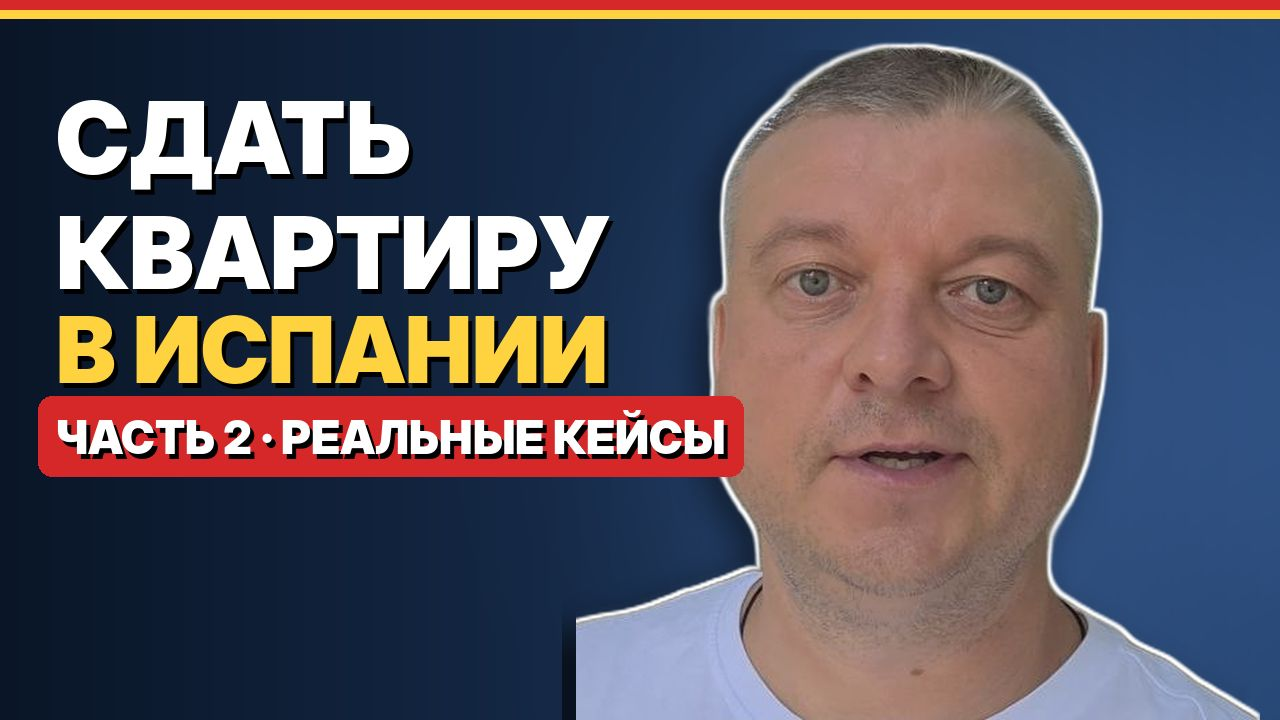
#> input picture ch2.jpg, 1280 x 720 px
$ python -i cover_style.py   (imports and definitions only)
#> lines starting #> are read from the running program, lines starting #| are printed output that depends on the picture
#!/usr/bin/env python3
"""Обложка на живом кадре: python3 cover_style.py кадр.png "ВЕРХ|..." "НИЗ|..." СТИЛЬ out.jpg
Стили: gold, yellow, redblue, whiteyellow, neon, chrome, sunset"""
import sys, numpy as np
from PIL import Image, ImageDraw, ImageFont, ImageFilter, ImageEnhance
import os as _os, sys as _sys
_sys.path.insert(0, _os.path.dirname(_os.path.abspath(__file__))); import cover_safe as CS
FD = _os.environ.get('FONTS', _os.path.join(_os.path.dirname(_os.path.abspath(__file__)), '..', 'fonts')) + '/'   # шрифты нового стиля (21.10.2026)
# [1 line that did not run here, left out]
W, H = 1080, 1920
FO = FD + 'oswald-700.ttf'; FM = FD + 'montserrat-900.ttf'
# [9 lines that did not run here, left out]
# [1 line not run here, left out]
def fit(t, f, maxw, s):
    while ImageFont.truetype(f, s).getlength(t) > maxw: s -= 4
    return ImageFont.truetype(f, s)

# [18 lines left out: functions grad_fill, lines_of, not called in this run]

def need(lines, size, y0):
    if not lines: return lambda s: 0
    return lambda s: sum(b[3] - b[1] for _, _, b in lines_of(lines, y0, max(40, int(size * s)))) + 26 * (len(lines) - 1)

# [24 lines left out: function block, not called in this run]

# Раскладка по лицу (31.10.2026, скрин сетки Instagram): верх над головой, низ строго под подбородком,
# не помещается — всё над головой; низ не ниже 1450, верхние строки не залезают под значок ролика.
def make_img(src):
    global img
    img = ImageEnhance.Color(ImageEnhance.Contrast(src).enhance(1.12)).enhance(1.08)
    if P['ta']: img = Image.blend(img, Image.new('RGB', (W, H), P['tint']), P['ta'])
    v = Image.new('L', (W, H), 0); ImageDraw.Draw(v).ellipse([-250, 250, W + 250, H - 350], fill=255)
    v = v.filter(ImageFilter.GaussianBlur(220))
    img = Image.composite(img, Image.new('RGB', (W, H)), v.point(lambda x: 70 + x * 185 // 255)).convert('RGBA')

# [1 line that did not run here, left out]
# [1 line that did not run here, left out]
# [5 lines not run here, left out]

>>> import cv2
>>> picture = cv2.imread('../ch2.jpg', cv2.IMREAD_GRAYSCALE)
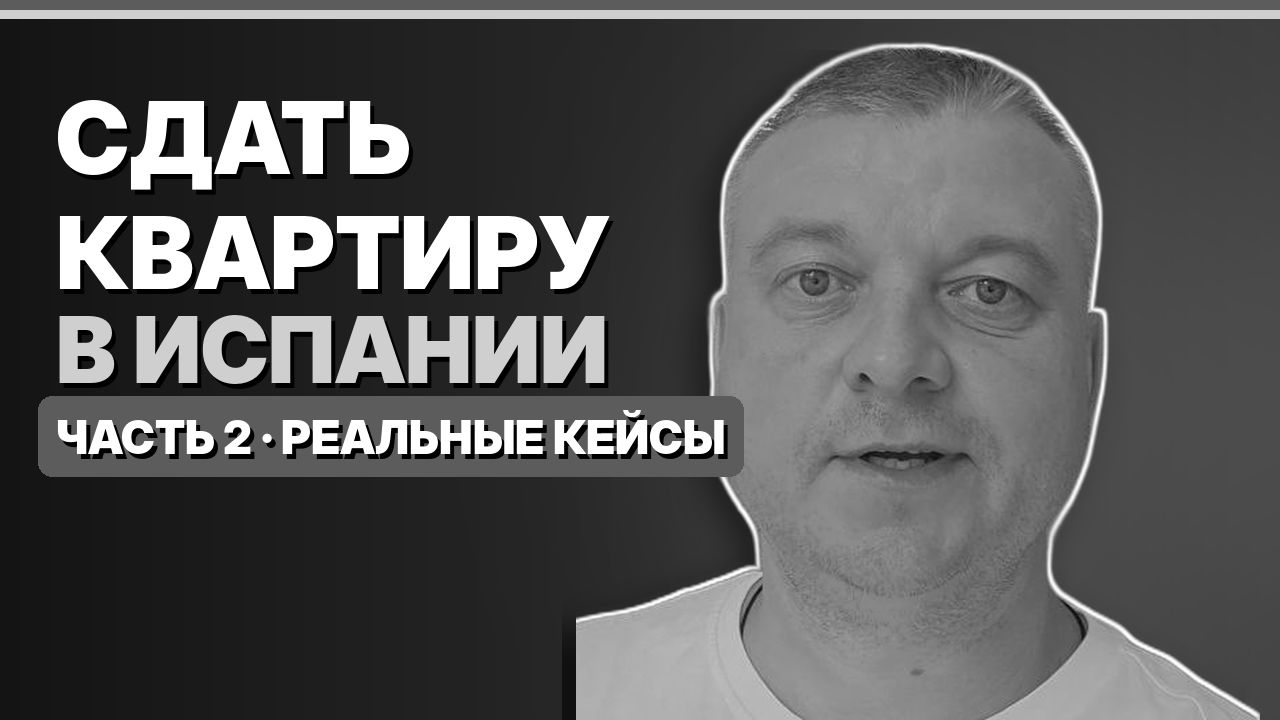
#> picture: shape (720, 1280); min 0, max 255, mean 87.4
#> (the run stopped early here; a loop or call above may not have finished)

$ run again, on full.jpg
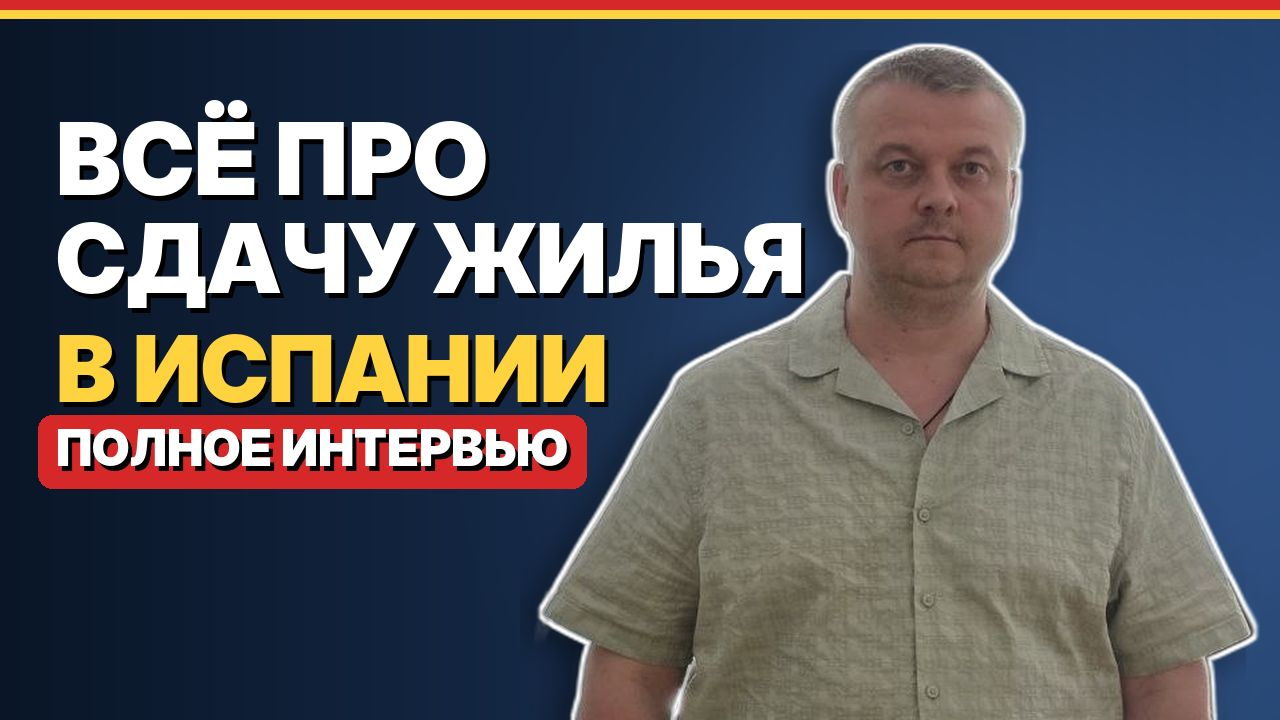
#> input picture full.jpg, 1280 x 720 px
#> `picture = cv2.imread('../ch2.jpg', cv2.IMREAD_GRAYSCALE)`:
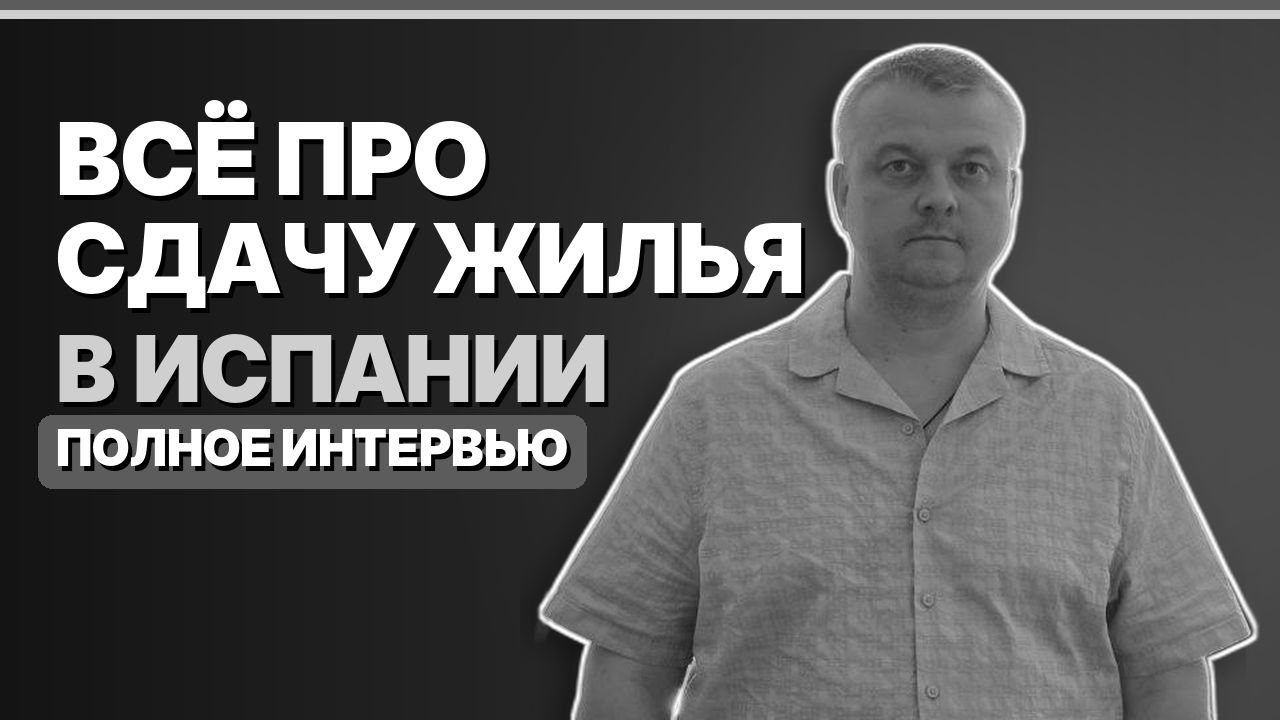
#> picture: shape (720, 1280); min 0, max 255, mean 87.2

$ run again, on gpt_pensia.jpg
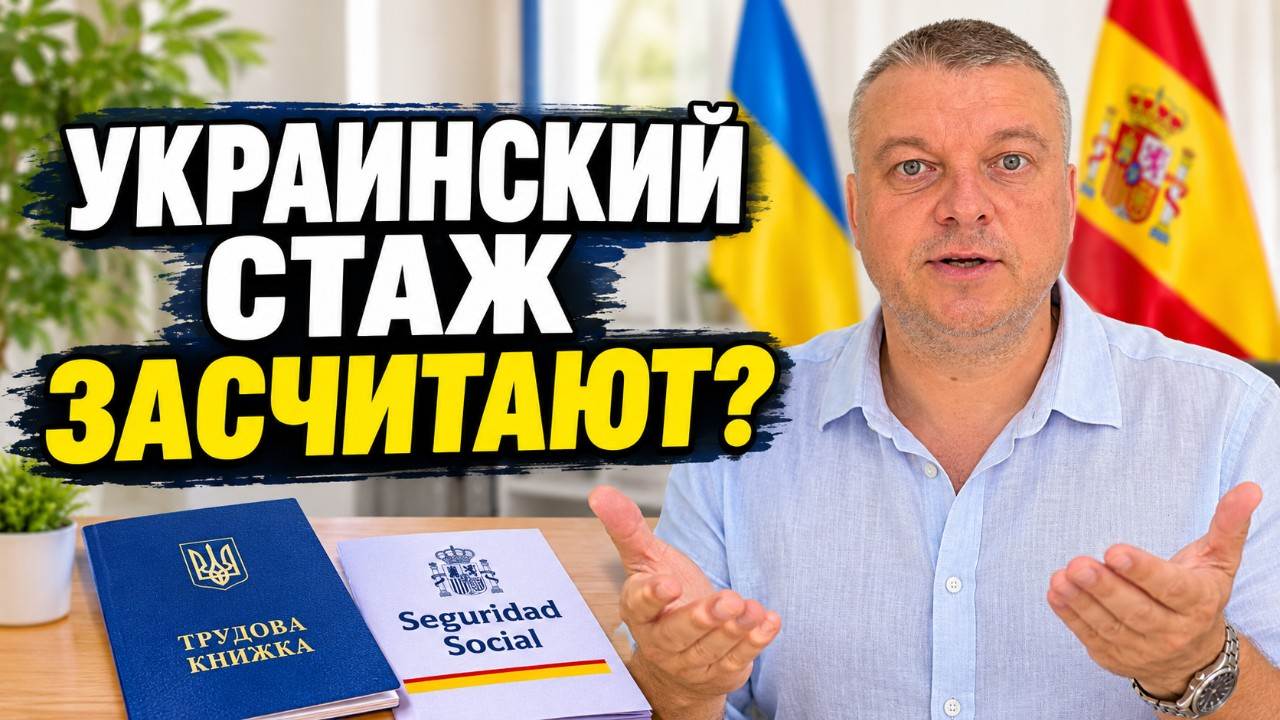
#> input picture gpt_pensia.jpg, 1280 x 720 px
#> `picture = cv2.imread('../ch2.jpg', cv2.IMREAD_GRAYSCALE)`:
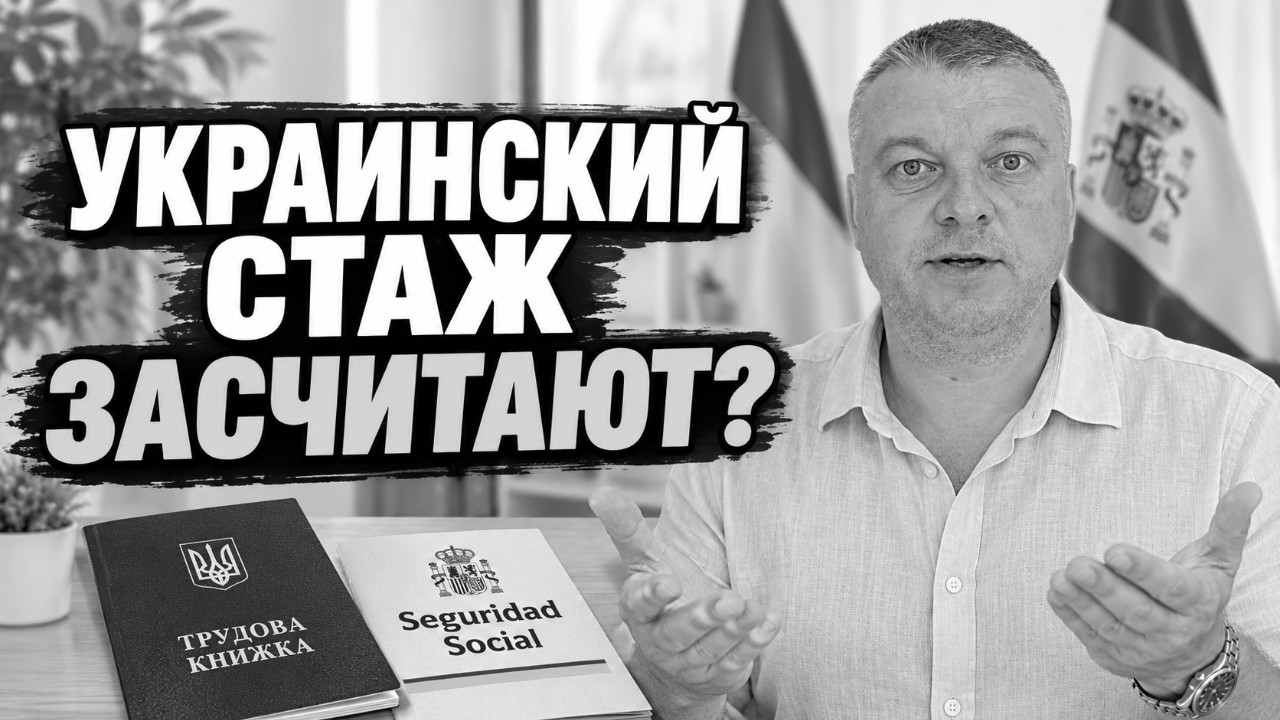
#> picture: shape (720, 1280); min 0, max 255, mean 156.3

$ run again, on gpt_upr.jpg
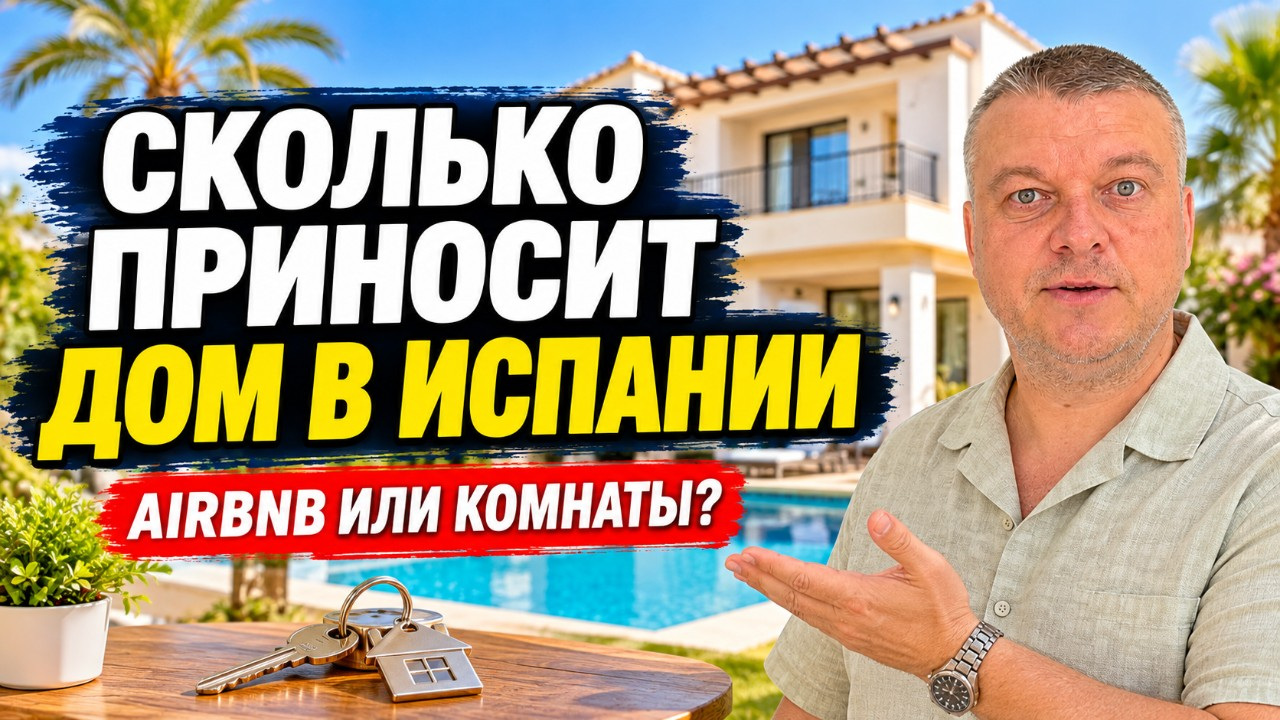
#> input picture gpt_upr.jpg, 1280 x 720 px
#> `picture = cv2.imread('../ch2.jpg', cv2.IMREAD_GRAYSCALE)`:
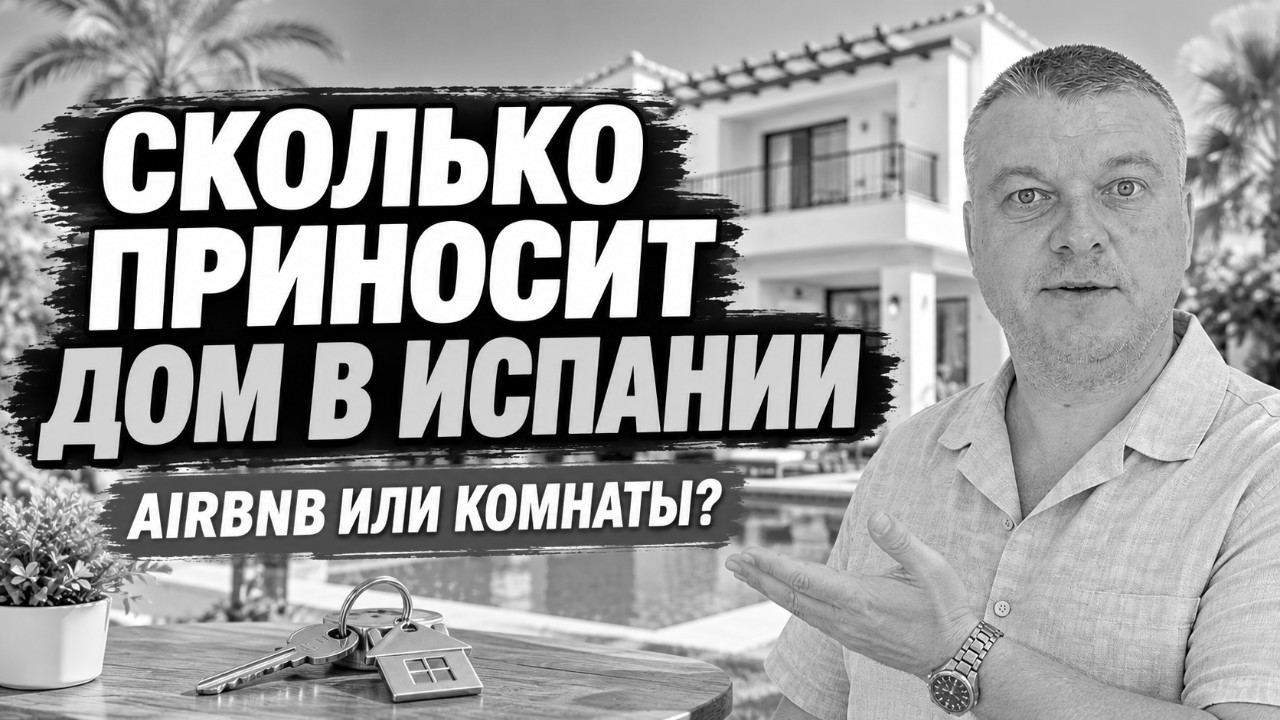
#> picture: shape (720, 1280); min 0, max 255, mean 154.9
